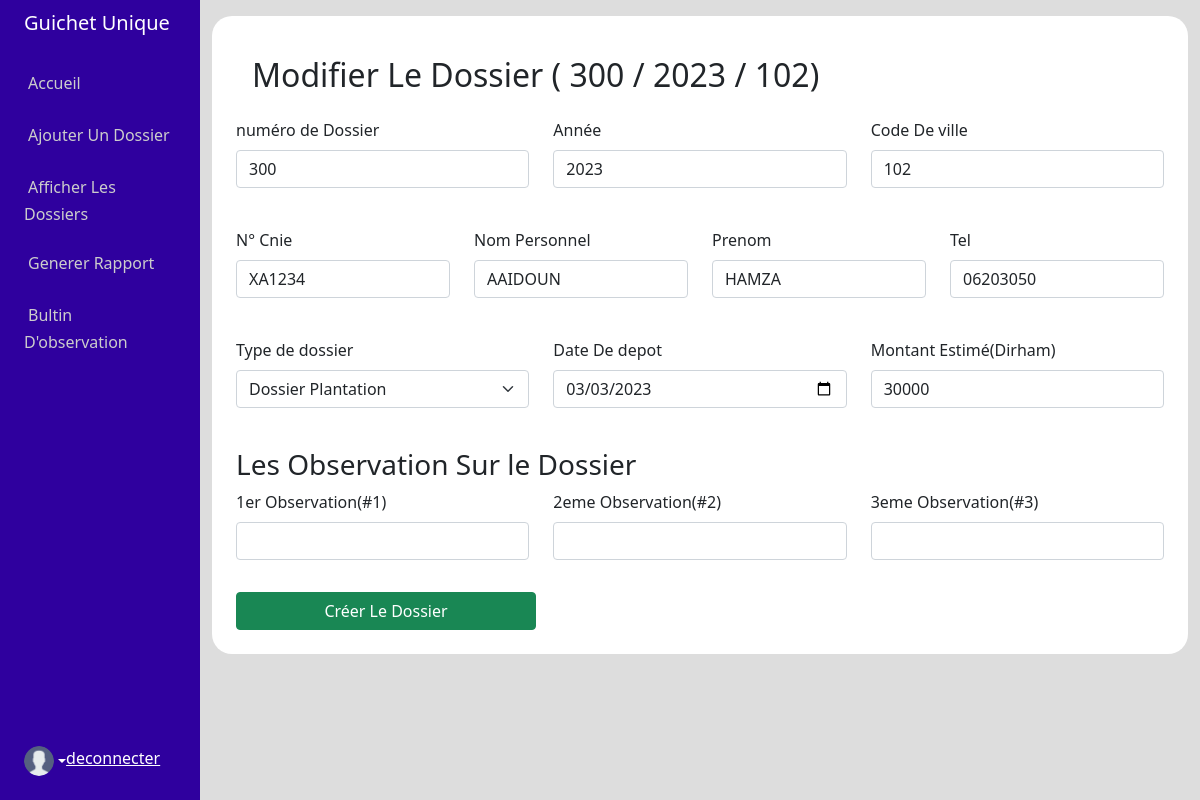
Page /updateDossier.php?id=4 on the committed database.
### tables this page shows
CREATE TABLE "dossier" (
	"id"	INTEGER NOT NULL PRIMARY KEY AUTOINCREMENT,
	"numdossier"	INTEGER NOT NULL,
	"anneedossier"	INTEGER NOT NULL,
	"codeVille"	NUMERIC NOT NULL DEFAULT 102,
	"cnie"	TEXT NOT NULL,
	"nom"	TEXT NOT NULL,
	"prenom"	TEXT NOT NULL,
	"tel"	TEXT NOT NULL,
	"type"	TEXT NOT NULL,
	"date"	TEXT NOT NULL,
	"montant"	INTEGER NOT NULL,
	"obs1"	TEXT,
	"obs2"	TEXT,
	"obs3"	TEXT,
	"typeInt"	INTEGER,
	"dateInsert"	TEXT
);

### app/Dossier.php (called while the page is built, shortened)
<?php
    class Dossier{
        private $pdo;
        public function __construct($pdo) {
            $this->pdo = $pdo;
        }
        public function fetchSingleByid($id){
            $stmt = $this->pdo->query("SELECT  * FROM dossier WHERE id='$id'");
                $row = $stmt->fetchAll(\PDO::FETCH_ASSOC);
                return $row;
        }
    }

### updateDossier.php (the view, shortened to what this page needs)
<?php
    include (__DIR__."/resource/header.php");
?>
  <?php
        if(isset($_GET['id'])){
            $element = $_GET['id'];
            $pdo = ((new SQLiteConnection)->connect());
            $dossierObj = new Dossier($pdo);
            $dossierData = $dossierObj->fetchSingleByid($element);
            foreach($dossierData as $x){
  ?>
      <div class="container-fluid admin-pages">
          <?php include(__DIR__."/resource/sidebar.php"); ?>
              <div class="col py-3">
                <div class="index-page p-4">
                  <h2 class="page-title m-3">Modifier Le Dossier (<?php echo "   ".$x['numdossier']." / ". $x['anneedossier']." / ".$x['codeVille'];?>)</h2>
                      <div class="ajouter_dossier_form">
                                <form action="<?php echo $_SERVER['PHP_SELF']; ?>" method="POST">
                                    <div class="row mb-3 mt-4">
                                        <div class="col mb-3">
                                            <label for="exampleInputEmail1" class="form-label">numéro de Dossier</label>
                                            <input type="number" name="numDossier" class="form-control" id="exampleInputEmail1"  value="<?php echo $x['numdossier']; ?>">
                                        </div>
                                        <div class="col mb-3">
                                            <label for="exampleInputEmail1" class="form-label">Année</label>
                                            <input type="number" name="annee" class="form-control" id="exampleInputEmail1" name="year" aria-describedby="emailHelp"  min="2010" max="3000" step="1" value="<?php echo $x['anneedossier']; ?>">
                                        </div>
                                        <div class="col mb-3">
                                            <label for="exampleInputEmail1" class="form-label">Code De ville</label>
                                            <input type="number" name="codeVille" class="form-control" id="exampleInputEmail1"  value="<?php echo $x['codeVille']; ?>">
                                        </div>
                                    </div>
                                    <div class="row mb-3 mt-4">
                                        <div class="col mb-3">
                                            <label for="exampleInputEmail1" class="form-label">N° Cnie</label>
                                            <input type="text" name="cnie" class="form-control" id="exampleInputEmail1"  value="<?php echo $x['cnie']; ?>">
                                        </div>
                                        <div class="col mb-3">
                                            <label for="exampleInputEmail1" class="form-label">Nom Personnel</label>
                                            <input type="text " class="form-control" id="exampleInputEmail1" name="nom"   value="<?php echo $x['nom']; ?>">
                                        </div>
                                        <div class="col mb-3">
                                            <label for="exampleInputEmail1" class="form-label">Prenom</label>
                                            <input type="text" class="form-control" id="exampleInputEmail1" name="prenom" value="<?php echo $x['prenom']; ?>">
                                        </div>
                                        <div class="col mb-3">
                                            <label for="exampleInputEmail1" class="form-label">Tel</label>
                                            <input type="number" name="tel" class="form-control" id="exampleInputEmail1"  value="<?php echo $x['tel']; ?>">
                                        </div>
                                    </div>
                                    <div class="row mb-3 mt-4">
                                    <div class="col mb-3">
                                        <label for="exampleInputEmail1" class="form-label">Type de dossier</label>
                                        <select class="form-select" name="type" aria-label="Default select example">
                                            <option value="<?php echo $x['type']; ?>" selected><?php echo $x['type']; ?></option>
                                        </select>
                                        </div>
                                        <div class="col mb-3">
                                            <label for="exampleInputEmail1" class="form-label">Date De depot</label>
                                            <input type="date" name="date" value="<?php echo $x['date']; ?>" class="form-control" id="exampleInputEmail1" aria-describedby="emailHelp">
                                        </div>
                                        <div class="col mb-3">
                                            <label for="exampleInputEmail1" class="form-label">Montant Estimé(Dirham)</label>
                                            <input type="number" name="montant" class="form-control" id="exampleInputEmail1" aria-describedby="emailHelp" value="<?php echo $x['montant']; ?>">
                                        </div>
                                    </div>
                                    <div class="row mb-3 mt-4">
                                        <h3>Les Observation Sur le Dossier</h3>
                                        <div class="col mb-3">
                                            <label for="exampleInputEmail1" class="form-label">1er Observation(#1)</label>
                                            <input type="text" name="obs1" class="form-control" id="exampleInputEmail1" aria-describedby="emailHelp" value="<?php echo $x['obs1']; ?>">
                                        </div>
                                        <div class="col mb-3">
                                            <label for="exampleInputEmail1" class="form-label">2eme Observation(#2)</label>
                                            <input type="text" name="obs2" class="form-control" id="exampleInputEmail1" name="year" aria-describedby="emailHelp" value="<?php echo $x['obs2']; ?>">
                                        </div>
                                        <div class="col mb-3">
                                            <label for="exampleInputEmail1" class="form-label">3eme Observation(#3)</label>
                                            <input type="text" name="obs3" class="form-control" id="exampleInputEmail1" aria-describedby="emailHelp" value="<?php echo $x['obs3']; ?>">
                                        </div>
                                    </div>
                                    <button type="submit" class="btn btn-success" style="width:300px">Créer Le Dossier</button>
                                </form>
                              </div>
                          </div>
                          </div>
              </div>
          </div>
<?php
    }
  }
    include (__DIR__."/resource/header.php");
?>

### resource/sidebar.php (shortened to what this page needs)
<div class="row flex-nowrap">
            <div class="col-auto col-md-3 col-xl-2 px-sm-2 px-0 sidebar">
                <div class="d-flex flex-column align-items-center align-items-sm-start px-3 pt-2 text-white min-vh-100">
                    <a href="/" class="d-flex align-items-center pb-3 mb-md-0 me-md-auto text-white text-decoration-none">
                        <span class="fs-5 d-none d-sm-inline">Guichet Unique</span>
                    </a>
                    <ul class="nav nav-pills flex-column mb-sm-auto mb-0 align-items-center align-items-sm-start" id="menu">
                        <li class="nav-item">
                            <a href="dashboard.php" class="nav-link align-middle px-0">
                                <i class="fs-4 bi-house"></i> <span class="ms-1 d-none d-sm-inline">Accueil</span>
                            </a>
                        </li>
                        <li class="nav-item">
                            <a href="createDossier.php" class="nav-link align-middle px-0">
                                <i class="fs-4 bi-house"></i> <span class="ms-1 d-none d-sm-inline">Ajouter Un Dossier</span>
                            </a>
                        </li>
                        <li class="nav-item">
                            <a href="indexDossier.php" class="nav-link align-middle px-0">
                                <i class="fs-4 bi-house"></i> <span class="ms-1 d-none d-sm-inline">Afficher Les Dossiers</span>
                            </a>
                        </li>
                        <li class="nav-item">
                            <a href="rapport.php" class="nav-link align-middle px-0">
                                <i class="fs-4 bi-house"></i> <span class="ms-1 d-none d-sm-inline">Generer Rapport</span>
                            </a>
                        </li>
                        <li class="nav-item">
                            <a href="observation.php" class="nav-link align-middle px-0">
                                <i class="fs-4 bi-house"></i> <span class="ms-1 d-none d-sm-inline">Bultin D'observation</span>
                            </a>
                        </li>
                    </ul>
                    <div class=" d-flex pb-4">
                        <a href="#" class="d-flex align-items-center text-white text-decoration-none dropdown-toggle" id="dropdownUser1" data-bs-toggle="dropdown" aria-expanded="false">
                            <img src="public/img/user.png" alt="hugenerd" width="30" height="30" class="rounded-circle">
                            <a href="index.php" class="text-white">deconnecter</a>
                        </a>
                    </div>
                </div>
            </div>

### public/css/app.css (style rules this page uses)
.sidebar { background: #2f009e; }
.sidebar ul li a { color: #ccc; }
.admin-pages { background-color: #ddd; }
.index-page { background-color: #fff; min-height: 50vh; border-radius: 20px; }

### rows in the picture
dossier: numdossier "300", anneedossier "2023", codeVille "102", numDossier "300", annee "2023", cnie "XA1234", nom "AAIDOUN", prenom "HAMZA", tel "06203050", type "Dossier Plantation", date "03/03/2023", montant "30000"
